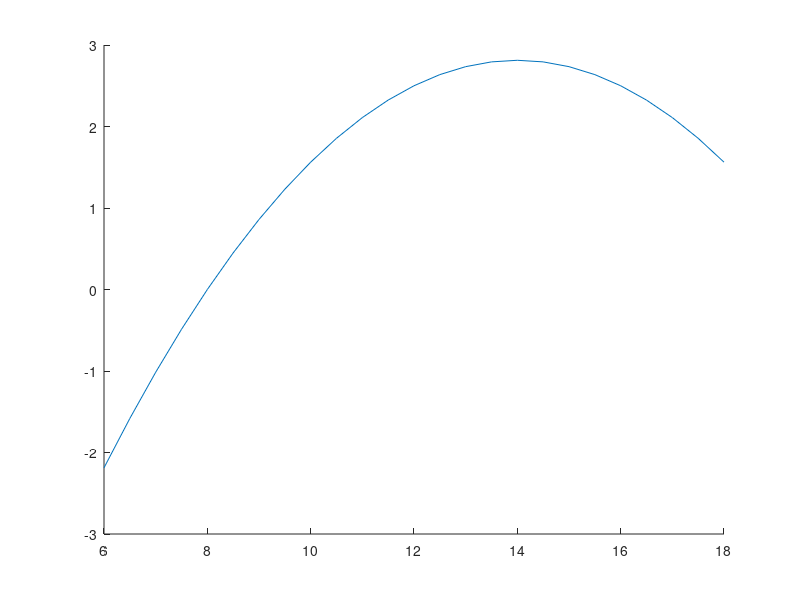

Source code (MATLAB):

clear

%%

y1=2.5; %maximum power of the transformer [kW]
xm=14; %time at which the maximum sun occurs [h]
x0=8; %time at which the energy starts being produced [h]
x1=12; %time at which the maximum power is reached [h]

%%

x2=x1+(xm-x1)*2;
A=(x0-xm)^2-(x1-xm)^2;
alpha=-y1/A;
beta=-2*xm*alpha;
ym=-alpha*(x0-xm)^2; %maximum power if unlimited by transformer [kW]
gamma=ym+alpha*xm^2;

Fy=@(x)alpha.*x.^2+beta.*x+gamma; %power unlimited by transformer [kW]
Fyint=@(x)alpha/3.*x^3+beta/2*x^2+gamma*x; %integral of the power 

ypanels=Fyint(x2)-Fyint(x1);
%using trapezium
xt=x1:0.1:x2;
yt=alpha.*xt.^2+beta.*xt+gamma;
ypt=trapz(xt,yt);

ytransformer=y1*(x2-x1);

ylost=ypanels-ytransformer;
ymaxl=ym*(x2-x1);

%%

x=6:0.5:18; %time vector [h]


figure
hold on
plot(x,Fy(x))

